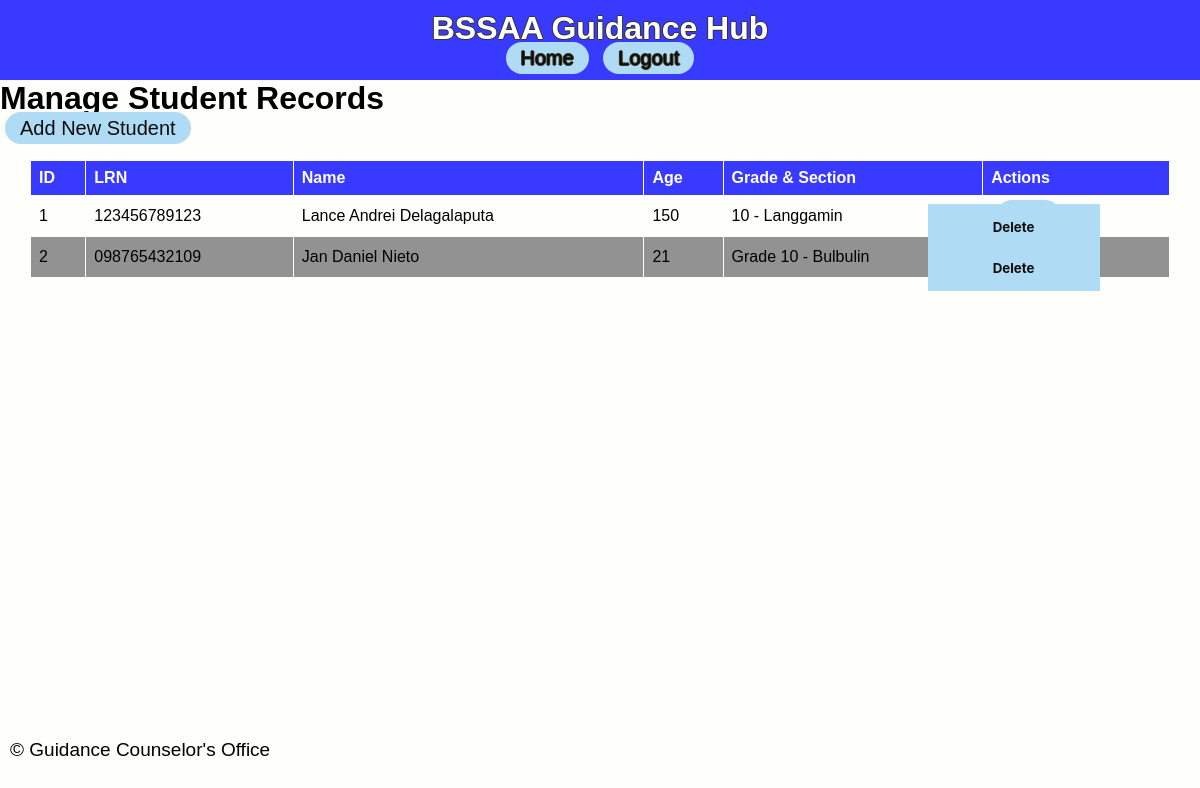
/manage_students, run on an earlier commit of the app's database.
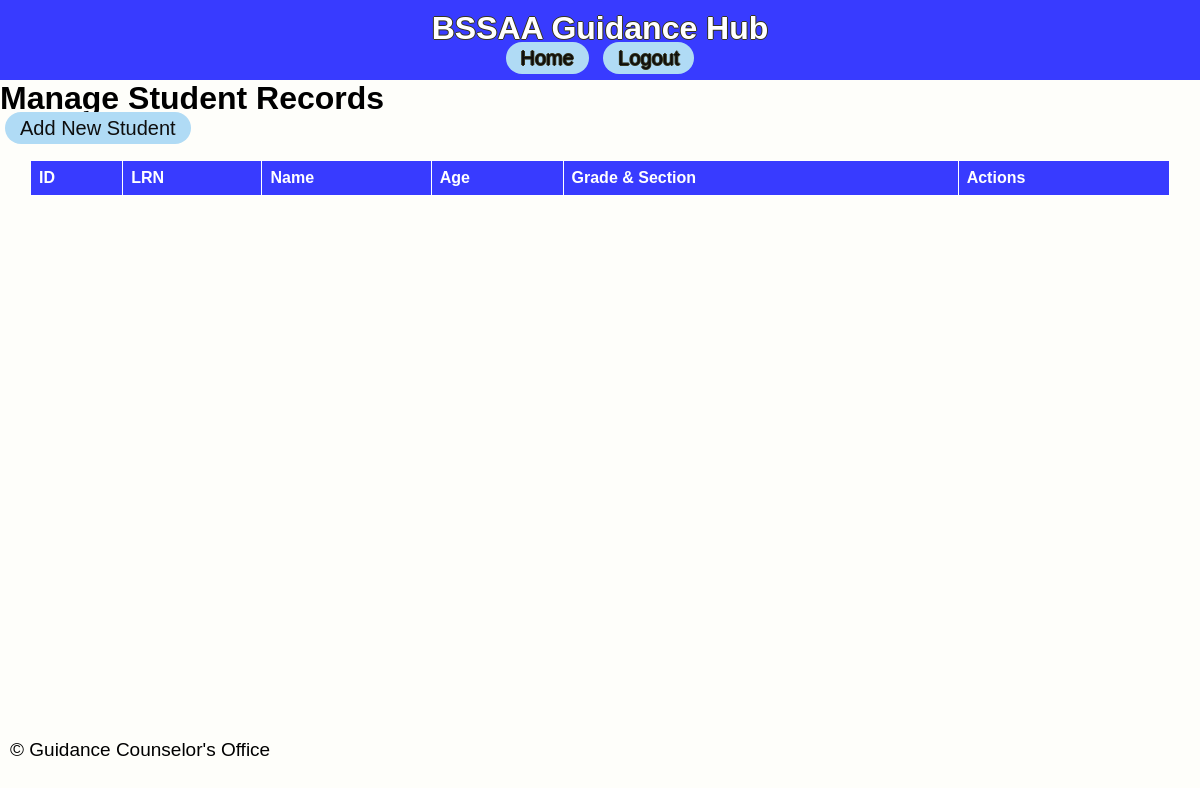
And on a later commit of the database.
### app/models.py (models this page shows)
class StudentRecord(db.Model):
    id = db.Column(db.Integer, primary_key=True)
    lrn = db.Column(db.String(12), nullable=False, unique=True)
    name = db.Column(db.String(100), nullable=False)
    grade_section = db.Column(db.String(50), nullable=False)
    birthdate = db.Column(db.Date, nullable=False)
    age = db.Column(db.Integer, nullable=False)
    mother_tongue = db.Column(db.String(50), nullable=False)
    ethnic_group = db.Column(db.String(50), nullable=True)
    religion = db.Column(db.String(50), nullable=False)
    address_house_no = db.Column(db.String(100), nullable=False)
    address_barangay = db.Column(db.String(100), nullable=False)
    address_city = db.Column(db.String(100), nullable=False)
    address_province = db.Column(db.String(100), nullable=False)
    mother_name = db.Column(db.String(100), nullable=False)
    father_name = db.Column(db.String(100), nullable=False)
    guardian_name = db.Column(db.String(100), nullable=True)
    contact_number = db.Column(db.String(15), nullable=True)
    reason = db.Column(db.String(200), nullable=True)
    type_of_offense = db.Column(db.String(100), nullable=True)
    date_time = db.Column(db.DateTime, default=datetime.utcnow)
    additional_info = db.Column(db.Text, nullable=True)
    offenses = db.relationship('OffenseRecord', backref='student', lazy=True)

### app/routes.py (the view)
@main.route('/manage_students')
def manage_students():
    students = StudentRecord.query.all()
    return render_template('manage_students.html', students=students)

### app/templates/manage_students.html
{% extends 'base.html' %}
{% block content %}
<h1>Manage Student Records</h1>
<a href="{{ url_for('main.add_student') }}" class="capsule-button">Add New Student</a>
<table>
    <thead>
        <tr>
            <th>ID</th>
            <th>LRN</th>
            <th>Name</th>
            <th>Age</th>
            <th>Grade & Section</th>
            <th>Actions</th>
        </tr>
    </thead>
    <tbody>
        {% for student in students %}
        <tr>
            <td>{{ student.id }}</td>
            <td>{{ student.lrn }}</td>
            <td>{{ student.name }}</td>
            <td>{{ student.age }}</td>
            <td>{{ student.grade_section }}</td>
            <td>
                <a href="{{ url_for('main.edit_student', student_id=student.id) }}">Edit</a>
                <form action="{{ url_for('main.delete_student', student_id=student.id) }}" method="POST" style="display:inline;">
                    <button type="submit" onclick="return confirm('Are you sure you want to delete this student?');" style="display:inline;">Delete</button>
                </form>
            </td>
        </tr>
        {% endfor %}
    </tbody>
</table>
{% endblock %}

### app/templates/base.html (shortened to what this page needs)
<!DOCTYPE html>
<html lang="en">
<head>
    <link rel="stylesheet" href="{{ url_for('static', filename='css/styles.css') }}">
</head>
<body>
    <header>
        <h1>BSSAA Guidance Hub</h1>
        <nav>
        <a href="{{ url_for('main.dashboard') }}">Home</a>
        <a href="{{ url_for('main.registration') }}">Logout</a>
        </nav>
    </header>
    <main>
        {% block content %}
        {% endblock %}
    </main>
    <footer>
        <p>&copy; {{ current_year }} Guidance Counselor's Office</p>
    </footer>
</body>
</html>

### app/static/css/styles.css (style rules this page uses)
body { font-family: Arial, Helvetica, sans-serif; margin: 0; padding: 0; background-color: #f4f4f4; display: flex; flex-direction: column; min-height: 100vh; margin: 0; padding: 0; background-color: #FEFEFA; }
main { flex: 1; }
footer { padding: 10px 0; position: fixed; bottom: 0; width: 100%; }
header { background: #383bff; color: #ffffff; padding: 10px 0; text-align: center; text-shadow: -1px 0 rgb(54, 53, 31), 0 1px rgb(54, 53, 31), 1px 0 rgb(54, 53, 31), 0 -1px rgb(54, 53, 31); }
h1 { margin: 0; }
p { font-family: Verdana, Geneva, Tahoma, sans-serif; padding: 10px; font-size: 19px; }
a { font-size: 20px; background-color: #b0dbf5; margin: 0px 5px; border-radius: 40px; padding: 5px 15px; text-decoration: none; color: #0e0e0e; }
table { border: 1px solid #000000; width: 95%; border-collapse: collapse; margin: 20px 0; position: absolute; left: 30px; }
table th, table td { border: 1px solid #ffffff; text-align: left; padding: 8px; }
table th { background-color: #383bff; color: white; }

What changed in the data, as far as the page shows it:
removed StudentRecord: id "1", lrn "123456789123", name "Lance Andrei Delagalaputa", age "150", grade_section "10 - Langgamin"
removed StudentRecord: id "2", lrn "098765432109", name "Jan Daniel Nieto", age "21", grade_section "Grade 10 - Bulbulin"
